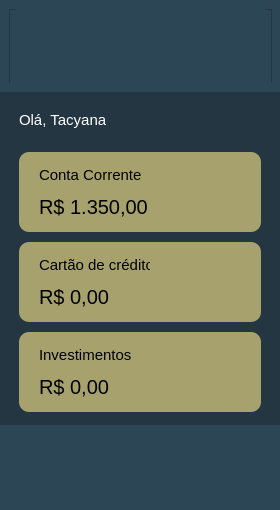
<?xml version="1.0" encoding="UTF-8"?>
<ui version="4.0">
 <class>MainWindow</class>
 <widget class="QMainWindow" name="MainWindow">
  <property name="geometry">
   <rect>
    <x>0</x>
    <y>0</y>
    <width>280</width>
    <height>510</height>
   </rect>
  </property>
  <property name="minimumSize">
   <size>
    <width>280</width>
    <height>510</height>
   </size>
  </property>
  <property name="maximumSize">
   <size>
    <width>280</width>
    <height>510</height>
   </size>
  </property>
  <property name="windowTitle">
   <string>MainWindow</string>
  </property>
  <widget class="QWidget" name="centralwidget">
   <property name="styleSheet">
    <string notr="true">background-color: rgb(45, 70, 85);</string>
   </property>
   <widget class="QFrame" name="frm_header">
    <property name="geometry">
     <rect>
      <x>9</x>
      <y>9</y>
      <width>263</width>
      <height>81</height>
     </rect>
    </property>
    <property name="sizePolicy">
     <sizepolicy hsizetype="Preferred" vsizetype="Preferred">
      <horstretch>0</horstretch>
      <verstretch>0</verstretch>
     </sizepolicy>
    </property>
    <property name="frameShape">
     <enum>QFrame::StyledPanel</enum>
    </property>
    <property name="frameShadow">
     <enum>QFrame::Raised</enum>
    </property>
    <widget class="QLabel" name="label">
     <property name="geometry">
      <rect>
       <x>6</x>
       <y>-8</y>
       <width>251</width>
       <height>91</height>
      </rect>
     </property>
     <property name="text">
      <string/>
     </property>
     <property name="pixmap">
      <pixmap>../assets/images/logo.png</pixmap>
     </property>
     <property name="scaledContents">
      <bool>true</bool>
     </property>
    </widget>
   </widget>
   <widget class="QFrame" name="frm_body">
    <property name="geometry">
     <rect>
      <x>-10</x>
      <y>83</y>
      <width>301</width>
      <height>351</height>
     </rect>
    </property>
    <property name="sizePolicy">
     <sizepolicy hsizetype="Preferred" vsizetype="Preferred">
      <horstretch>0</horstretch>
      <verstretch>0</verstretch>
     </sizepolicy>
    </property>
    <property name="frameShape">
     <enum>QFrame::NoFrame</enum>
    </property>
    <property name="frameShadow">
     <enum>QFrame::Plain</enum>
    </property>
    <layout class="QVBoxLayout" name="verticalLayout">
     <item>
      <widget class="QStackedWidget" name="Pages">
       <property name="styleSheet">
        <string notr="true">background-color: rgb(35, 54, 66);</string>
       </property>
       <property name="currentIndex">
        <number>0</number>
       </property>
       <widget class="QWidget" name="page_home">
        <widget class="QLabel" name="lbl_greeting">
         <property name="geometry">
          <rect>
           <x>20</x>
           <y>18</y>
           <width>241</width>
           <height>20</height>
          </rect>
         </property>
         <property name="font">
          <font>
           <pointsize>11</pointsize>
          </font>
         </property>
         <property name="styleSheet">
          <string notr="true">color: rgb(255, 255, 255);</string>
         </property>
         <property name="text">
          <string>Olá, Tacyana</string>
         </property>
         <property name="margin">
          <number>0</number>
         </property>
         <property name="indent">
          <number>-1</number>
         </property>
        </widget>
        <widget class="QFrame" name="frame">
         <property name="geometry">
          <rect>
           <x>20</x>
           <y>60</y>
           <width>242</width>
           <height>80</height>
          </rect>
         </property>
         <property name="styleSheet">
          <string notr="true">background-color: rgba(255, 233, 138, 0.6);
border-radius: 10px;</string>
         </property>
         <property name="frameShape">
          <enum>QFrame::StyledPanel</enum>
         </property>
         <property name="frameShadow">
          <enum>QFrame::Raised</enum>
         </property>
         <widget class="QLabel" name="label_5">
          <property name="geometry">
           <rect>
            <x>20</x>
            <y>15</y>
            <width>111</width>
            <height>16</height>
           </rect>
          </property>
          <property name="font">
           <font>
            <pointsize>11</pointsize>
            <weight>50</weight>
            <bold>false</bold>
           </font>
          </property>
          <property name="styleSheet">
           <string notr="true">background-color: rgba(255, 255, 255,0);</string>
          </property>
          <property name="text">
           <string>Conta Corrente</string>
          </property>
         </widget>
         <widget class="QLabel" name="lbl_acount_balance">
          <property name="geometry">
           <rect>
            <x>20</x>
            <y>40</y>
            <width>160</width>
            <height>30</height>
           </rect>
          </property>
          <property name="font">
           <font>
            <pointsize>15</pointsize>
            <weight>50</weight>
            <bold>false</bold>
           </font>
          </property>
          <property name="styleSheet">
           <string notr="true">background-color: rgba(255, 255, 255,0);</string>
          </property>
          <property name="text">
           <string>R$ 1.350,00</string>
          </property>
         </widget>
        </widget>
        <widget class="QFrame" name="frame_2">
         <property name="geometry">
          <rect>
           <x>20</x>
           <y>150</y>
           <width>242</width>
           <height>80</height>
          </rect>
         </property>
         <property name="styleSheet">
          <string notr="true">background-color: rgba(255, 233, 138, 0.6);
border-radius: 10px;</string>
         </property>
         <property name="frameShape">
          <enum>QFrame::StyledPanel</enum>
         </property>
         <property name="frameShadow">
          <enum>QFrame::Raised</enum>
         </property>
         <widget class="QLabel" name="label_7">
          <property name="geometry">
           <rect>
            <x>20</x>
            <y>15</y>
            <width>111</width>
            <height>16</height>
           </rect>
          </property>
          <property name="font">
           <font>
            <pointsize>11</pointsize>
            <weight>50</weight>
            <bold>false</bold>
           </font>
          </property>
          <property name="styleSheet">
           <string notr="true">background-color: rgba(255, 255, 255,0);</string>
          </property>
          <property name="text">
           <string>Cartão de crédito</string>
          </property>
         </widget>
         <widget class="QLabel" name="label_8">
          <property name="geometry">
           <rect>
            <x>20</x>
            <y>40</y>
            <width>160</width>
            <height>30</height>
           </rect>
          </property>
          <property name="font">
           <font>
            <pointsize>15</pointsize>
            <weight>50</weight>
            <bold>false</bold>
           </font>
          </property>
          <property name="styleSheet">
           <string notr="true">background-color: rgba(255, 255, 255,0);</string>
          </property>
          <property name="text">
           <string>R$ 0,00</string>
          </property>
         </widget>
        </widget>
        <widget class="QFrame" name="frame_3">
         <property name="geometry">
          <rect>
           <x>20</x>
           <y>240</y>
           <width>242</width>
           <height>80</height>
          </rect>
         </property>
         <property name="styleSheet">
          <string notr="true">background-color: rgba(255, 233, 138, 0.6);
border-radius: 10px;</string>
         </property>
         <property name="frameShape">
          <enum>QFrame::StyledPanel</enum>
         </property>
         <property name="frameShadow">
          <enum>QFrame::Raised</enum>
         </property>
         <widget class="QLabel" name="label_9">
          <property name="geometry">
           <rect>
            <x>20</x>
            <y>15</y>
            <width>111</width>
            <height>16</height>
           </rect>
          </property>
          <property name="font">
           <font>
            <pointsize>11</pointsize>
            <weight>50</weight>
            <bold>false</bold>
           </font>
          </property>
          <property name="styleSheet">
           <string notr="true">background-color: rgba(255, 255, 255,0);</string>
          </property>
          <property name="text">
           <string>Investimentos</string>
          </property>
         </widget>
         <widget class="QLabel" name="label_10">
          <property name="geometry">
           <rect>
            <x>20</x>
            <y>40</y>
            <width>160</width>
            <height>30</height>
           </rect>
          </property>
          <property name="font">
           <font>
            <pointsize>15</pointsize>
            <weight>50</weight>
            <bold>false</bold>
           </font>
          </property>
          <property name="styleSheet">
           <string notr="true">background-color: rgba(255, 255, 255,0);</string>
          </property>
          <property name="text">
           <string>R$ 0,00</string>
          </property>
         </widget>
        </widget>
       </widget>
       <widget class="QWidget" name="page_deposit">
        <widget class="QFrame" name="frame_4">
         <property name="geometry">
          <rect>
           <x>20</x>
           <y>70</y>
           <width>242</width>
           <height>80</height>
          </rect>
         </property>
         <property name="styleSheet">
          <string notr="true">background-color: rgba(255, 233, 138, 0.6);
border-radius: 10px;</string>
         </property>
         <property name="frameShape">
          <enum>QFrame::StyledPanel</enum>
         </property>
         <property name="frameShadow">
          <enum>QFrame::Raised</enum>
         </property>
         <widget class="QLabel" name="label_6">
          <property name="geometry">
           <rect>
            <x>20</x>
            <y>15</y>
            <width>111</width>
            <height>16</height>
           </rect>
          </property>
          <property name="font">
           <font>
            <pointsize>11</pointsize>
            <weight>50</weight>
            <bold>false</bold>
           </font>
          </property>
          <property name="styleSheet">
           <string notr="true">background-color: rgba(255, 255, 255,0);</string>
          </property>
          <property name="text">
           <string>Saldo disponível</string>
          </property>
         </widget>
         <widget class="QLabel" name="lbl_acc_balance_deposit">
          <property name="geometry">
           <rect>
            <x>20</x>
            <y>40</y>
            <width>160</width>
            <height>30</height>
           </rect>
          </property>
          <property name="font">
           <font>
            <pointsize>15</pointsize>
            <weight>50</weight>
            <bold>false</bold>
           </font>
          </property>
          <property name="styleSheet">
           <string notr="true">background-color: rgba(255, 255, 255,0);</string>
          </property>
          <property name="text">
           <string>R$ 1.350,00</string>
          </property>
         </widget>
        </widget>
        <widget class="QLineEdit" name="txt_deposit_amount">
         <property name="geometry">
          <rect>
           <x>20</x>
           <y>210</y>
           <width>241</width>
           <height>31</height>
          </rect>
         </property>
         <property name="font">
          <font>
           <pointsize>10</pointsize>
          </font>
         </property>
         <property name="styleSheet">
          <string notr="true">color: rgb(255, 255, 255);
padding-left: 5 px;</string>
         </property>
         <property name="text">
          <string/>
         </property>
        </widget>
        <widget class="QLabel" name="label_2">
         <property name="geometry">
          <rect>
           <x>20</x>
           <y>184</y>
           <width>141</width>
           <height>16</height>
          </rect>
         </property>
         <property name="font">
          <font>
           <pointsize>10</pointsize>
          </font>
         </property>
         <property name="styleSheet">
          <string notr="true">color: rgb(255, 255, 255);</string>
         </property>
         <property name="text">
          <string>Valor a depositar</string>
         </property>
        </widget>
        <widget class="QPushButton" name="btn_deposit_amount">
         <property name="geometry">
          <rect>
           <x>156</x>
           <y>270</y>
           <width>101</width>
           <height>31</height>
          </rect>
         </property>
         <property name="font">
          <font>
           <pointsize>10</pointsize>
          </font>
         </property>
         <property name="styleSheet">
          <string notr="true">QPushButton {
	background-color: rgb(63, 97, 118);
	color: rgb(255, 255, 255);
	border-radius: 10px;
}

QPushButton:hover {
	background-color: rgb(255, 233, 138);
	
	color: rgb(45, 70, 85);
}</string>
         </property>
         <property name="text">
          <string>Depositar</string>
         </property>
        </widget>
        <widget class="QLabel" name="label_12">
         <property name="geometry">
          <rect>
           <x>20</x>
           <y>20</y>
           <width>251</width>
           <height>31</height>
          </rect>
         </property>
         <property name="font">
          <font>
           <pointsize>16</pointsize>
          </font>
         </property>
         <property name="styleSheet">
          <string notr="true">color: rgb(255, 255, 255);</string>
         </property>
         <property name="text">
          <string>Depósito</string>
         </property>
         <property name="alignment">
          <set>Qt::AlignLeading|Qt::AlignLeft|Qt::AlignVCenter</set>
         </property>
        </widget>
       </widget>
       <widget class="QWidget" name="page_withdraw">
        <widget class="QFrame" name="frame_5">
         <property name="geometry">
          <rect>
           <x>20</x>
           <y>70</y>
           <width>242</width>
           <height>80</height>
          </rect>
         </property>
         <property name="styleSheet">
          <string notr="true">background-color: rgba(255, 233, 138, 0.6);
border-radius: 10px;</string>
         </property>
         <property name="frameShape">
          <enum>QFrame::StyledPanel</enum>
         </property>
         <property name="frameShadow">
          <enum>QFrame::Raised</enum>
         </property>
         <widget class="QLabel" name="label_11">
          <property name="geometry">
           <rect>
            <x>20</x>
            <y>15</y>
            <width>111</width>
            <height>16</height>
           </rect>
          </property>
          <property name="font">
           <font>
            <pointsize>11</pointsize>
            <weight>50</weight>
            <bold>false</bold>
           </font>
          </property>
          <property name="styleSheet">
           <string notr="true">background-color: rgba(255, 255, 255,0);</string>
          </property>
          <property name="text">
           <string>Saldo disponível</string>
          </property>
         </widget>
         <widget class="QLabel" name="lbl_acc_balance_withdraw">
          <property name="geometry">
           <rect>
            <x>20</x>
            <y>40</y>
            <width>160</width>
            <height>30</height>
           </rect>
          </property>
          <property name="font">
           <font>
            <pointsize>15</pointsize>
            <weight>50</weight>
            <bold>false</bold>
           </font>
          </property>
          <property name="styleSheet">
           <string notr="true">background-color: rgba(255, 255, 255,0);</string>
          </property>
          <property name="text">
           <string>R$ 1.350,00</string>
          </property>
         </widget>
        </widget>
        <widget class="QLabel" name="label_3">
         <property name="geometry">
          <rect>
           <x>20</x>
           <y>184</y>
           <width>141</width>
           <height>16</height>
          </rect>
         </property>
         <property name="font">
          <font>
           <pointsize>10</pointsize>
          </font>
         </property>
         <property name="styleSheet">
          <string notr="true">color: rgb(255, 255, 255);</string>
         </property>
         <property name="text">
          <string>Valor a sacar</string>
         </property>
        </widget>
        <widget class="QPushButton" name="btn_withdraw_amount">
         <property name="geometry">
          <rect>
           <x>156</x>
           <y>270</y>
           <width>101</width>
           <height>31</height>
          </rect>
         </property>
         <property name="font">
          <font>
           <pointsize>10</pointsize>
          </font>
         </property>
         <property name="styleSheet">
          <string notr="true">QPushButton {
	background-color: rgb(63, 97, 118);
	color: rgb(255, 255, 255);
	border-radius: 10px;
}

QPushButton:hover {
	background-color: rgb(255, 233, 138);
	
	color: rgb(45, 70, 85);
}</string>
         </property>
         <property name="text">
          <string>Sacar</string>
         </property>
        </widget>
        <widget class="QLineEdit" name="txt_withdraw_amount">
         <property name="geometry">
          <rect>
           <x>20</x>
           <y>210</y>
           <width>241</width>
           <height>31</height>
          </rect>
         </property>
         <property name="font">
          <font>
           <pointsize>10</pointsize>
          </font>
         </property>
         <property name="styleSheet">
          <string notr="true">color: rgb(255, 255, 255);
padding-left: 5 px;</string>
         </property>
        </widget>
        <widget class="QLabel" name="label_4">
         <property name="geometry">
          <rect>
           <x>20</x>
           <y>20</y>
           <width>251</width>
           <height>31</height>
          </rect>
         </property>
         <property name="font">
          <font>
           <pointsize>16</pointsize>
          </font>
         </property>
         <property name="styleSheet">
          <string notr="true">color: rgb(255, 255, 255);</string>
         </property>
         <property name="text">
          <string>Saque</string>
         </property>
         <property name="alignment">
          <set>Qt::AlignLeading|Qt::AlignLeft|Qt::AlignVCenter</set>
         </property>
        </widget>
       </widget>
      </widget>
     </item>
    </layout>
   </widget>
   <widget class="QFrame" name="frm_nav">
    <property name="geometry">
     <rect>
      <x>0</x>
      <y>435</y>
      <width>280</width>
      <height>80</height>
     </rect>
    </property>
    <property name="sizePolicy">
     <sizepolicy hsizetype="Preferred" vsizetype="Preferred">
      <horstretch>0</horstretch>
      <verstretch>0</verstretch>
     </sizepolicy>
    </property>
    <property name="cursor">
     <cursorShape>ArrowCursor</cursorShape>
    </property>
    <property name="frameShape">
     <enum>QFrame::NoFrame</enum>
    </property>
    <property name="frameShadow">
     <enum>QFrame::Plain</enum>
    </property>
    <layout class="QHBoxLayout" name="horizontalLayout">
     <property name="spacing">
      <number>10</number>
     </property>
     <property name="leftMargin">
      <number>10</number>
     </property>
     <property name="topMargin">
      <number>0</number>
     </property>
     <property name="rightMargin">
      <number>10</number>
     </property>
     <property name="bottomMargin">
      <number>17</number>
     </property>
     <item>
      <widget class="QPushButton" name="btn_home">
       <property name="cursor">
        <cursorShape>PointingHandCursor</cursorShape>
       </property>
       <property name="toolTip">
        <string/>
       </property>
       <property name="whatsThis">
        <string/>
       </property>
       <property name="autoFillBackground">
        <bool>false</bool>
       </property>
       <property name="styleSheet">
        <string notr="true">QPushButton {
	border-radius: 10px;
}

QPushButton:hover {
	
	background-color: rgb(63, 97, 118);
}</string>
       </property>
       <property name="text">
        <string/>
       </property>
       <property name="icon">
        <iconset>
         <normaloff>../assets/images/home.png</normaloff>../assets/images/home.png</iconset>
       </property>
       <property name="iconSize">
        <size>
         <width>48</width>
         <height>48</height>
        </size>
       </property>
       <property name="checkable">
        <bool>false</bool>
       </property>
       <property name="autoDefault">
        <bool>false</bool>
       </property>
       <property name="default">
        <bool>false</bool>
       </property>
       <property name="flat">
        <bool>true</bool>
       </property>
      </widget>
     </item>
     <item>
      <widget class="QPushButton" name="btn_deposit">
       <property name="cursor">
        <cursorShape>PointingHandCursor</cursorShape>
       </property>
       <property name="styleSheet">
        <string notr="true">QPushButton {
	border-radius: 10px;
}

QPushButton:hover {
	
	background-color: rgb(63, 97, 118);
}</string>
       </property>
       <property name="text">
        <string/>
       </property>
       <property name="icon">
        <iconset>
         <normaloff>../assets/images/deposit.png</normaloff>../assets/images/deposit.png</iconset>
       </property>
       <property name="iconSize">
        <size>
         <width>48</width>
         <height>48</height>
        </size>
       </property>
       <property name="autoDefault">
        <bool>false</bool>
       </property>
       <property name="default">
        <bool>false</bool>
       </property>
       <property name="flat">
        <bool>true</bool>
       </property>
      </widget>
     </item>
     <item>
      <widget class="QPushButton" name="btn_withdraw">
       <property name="cursor">
        <cursorShape>PointingHandCursor</cursorShape>
       </property>
       <property name="styleSheet">
        <string notr="true">QPushButton {
	border-radius: 10px;
}

QPushButton:hover {
	
	background-color: rgb(63, 97, 118);
}</string>
       </property>
       <property name="text">
        <string/>
       </property>
       <property name="icon">
        <iconset>
         <normaloff>../assets/images/withdraw.png</normaloff>../assets/images/withdraw.png</iconset>
       </property>
       <property name="iconSize">
        <size>
         <width>48</width>
         <height>48</height>
        </size>
       </property>
       <property name="autoDefault">
        <bool>false</bool>
       </property>
       <property name="default">
        <bool>false</bool>
       </property>
       <property name="flat">
        <bool>true</bool>
       </property>
      </widget>
     </item>
    </layout>
   </widget>
  </widget>
 </widget>
 <resources/>
 <connections/>
</ui>
